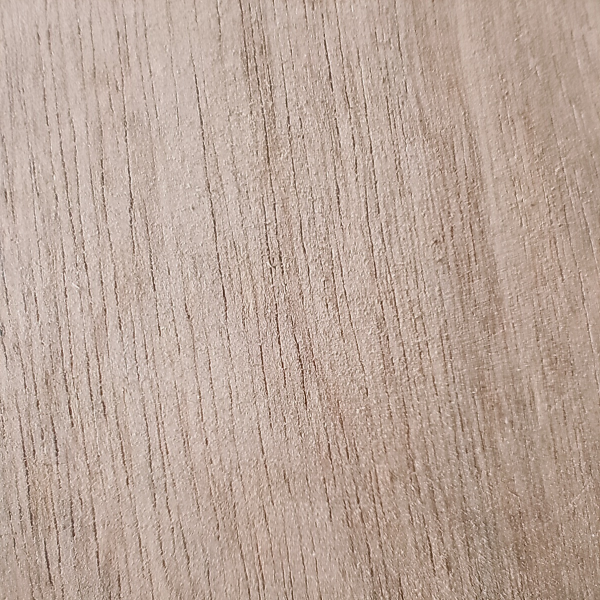
#> input picture Dataset/Nantu/nantu_train (1).jpg, 1200 x 1200 px (shown at 1/2 size); its folder holds only this picture in this run
$ jupyter execute --allow-errors Percobaan1.ipynb   (older library calls are emulated)
#> lines starting #> are read from the running program, lines starting #| are printed output that depends on the picture
# Percobaan 1

Percobaan ini bertujuan untuk melakukan klasifikasi citra serat kayu Nantu, Palapi, dan Uru menggunakan fitur tekstur Gray Level Co-occurrence Matrix (GLCM). Tahapan yang dilakukan meliputi load data, preprocessing, ekstraksi fitur, pembagian data, pelatihan model, dan evaluasi performa klasifikasi menggunakan tiga algoritma, yaitu Random Forest, Support Vector Machine (SVM), dan K-Nearest Neighbor (KNN).

Pada percobaan ini, preprocessing yang diterapkan hanya resize dan konversi grayscale tanpa tambahan filtering atau peningkatan kontras. Percobaan ini berfungsi sebagai baseline untuk membandingkan seberapa besar kontribusi tahapan preprocessing tambahan pada percobaan berikutnya terhadap efektivitas model klasifikasi.

[cell 1]
import os
import matplotlib.pyplot as plt
import cv2 as cv
import numpy as np
import pandas as pd
import math
import seaborn as sns
from tqdm import tqdm
from sklearn.model_selection import train_test_split
from sklearn.metrics import accuracy_score, classification_report
from skimage.feature import graycomatrix, graycoprops
from scipy.stats import entropy
from sklearn.preprocessing import StandardScaler
from sklearn.neighbors import KNeighborsClassifier
from sklearn.svm import SVC
from sklearn.ensemble import RandomForestClassifier
from sklearn.metrics import accuracy_score, precision_score, recall_score, f1_score
from sklearn.metrics import (confusion_matrix, ConfusionMatrixDisplay)
from sklearn.decomposition import PCA
import warnings
warnings.filterwarnings('ignore')

Percobaan ini menggunakan beberapa library Python yang saling melengkapi. **OS** digunakan untuk mengakses dan mengelola direktori file dataset. **OpenCV (cv2)** berperan dalam membaca dan memproses citra, seperti resize dan konversi grayscale. **NumPy** digunakan untuk operasi array dan komputasi numerik, sementara **Pandas** digunakan untuk menyusun dan mengelola data fitur dalam bentuk tabel. **Matplotlib** dan **Seaborn** berfungsi untuk visualisasi data seperti grafik dan heatmap confusion matrix. **Math** menyediakan fungsi matematis dasar, dan **tqdm** digunakan untuk menampilkan progress bar saat iterasi data.

Untuk ekstraksi fitur tekstur, digunakan **graycomatrix** dan **graycoprops** dari library **Scikit-image** guna menghitung matriks GLCM beserta propertinya. **Entropy** dari **SciPy** digunakan untuk menghitung nilai entropi sebagai salah satu fitur tambahan.

Pada tahap pemodelan, **train_test_split** dari **Scikit-learn** digunakan untuk membagi data menjadi data latih dan data uji. Tiga algoritma klasifikasi yang digunakan adalah **KNeighborsClassifier (KNN)**, **SVC (SVM)**, dan **RandomForestClassifier (Random Forest)**. Evaluasi model dilakukan menggunakan **accuracy_score**, **precision_score**, **recall_score**, **f1_score**, serta **confusion_matrix** dan **ConfusionMatrixDisplay** untuk visualisasi hasil klasifikasi.

## PREPROCESSING

## Load Data

Dataset terdiri dari citra serat kayu Nantu, Palapi, dan Uru yang tersimpan dalam tiga subfolder terpisah sesuai kelasnya. Program membaca setiap citra menggunakan OpenCV, lalu melakukan konversi ke grayscale dan resize ke ukuran seragam 256×256 piksel sebelum disimpan ke dalam array NumPy beserta label dan nama filenya. Folder yang tidak termasuk dalam daftar target akan dilewati secara otomatis.

Proses loading yang terstruktur ini penting untuk memastikan data yang masuk ke tahap berikutnya sudah bersih dan seragam. Ketidaksesuaian dimensi atau format citra antar kelas dapat menyebabkan ketidakkonsistenan dalam proses ekstraksi fitur, yang pada akhirnya berdampak pada performa model klasifikasi.

[cell 2]
def resize(image, new_width, new_height):
    old_height, old_width = image.shape[:2]

    resized_image = np.zeros(
        (new_height, new_width),
        dtype=np.uint8
    )

    for i in range(new_height):
        for j in range(new_width):
            x = int(j * old_width / new_width)
            y = int(i * old_height / new_height)

            resized_image[i, j] = image[y, x]

    return resized_image

[cell 3]
def grayscale(image):
    if len(image.shape) == 2:
        return image
    elif len(image.shape) == 3:
        r, g, b = image[:,:,0], image[:,:,1], image[:,:,2]
        gray_image = 0.299 * r + 0.587 * g + 0.114 * b
        return gray_image.astype(np.uint8)
    else:
        raise ValueError("Input image must be either grayscale or RGB")

[cell 4]
data = []
labels = []
file_name = []

dataset_path = "./Dataset"

target_folders = ["Nantu", "Palapi", "Uru"]

for sub_folder in os.listdir(dataset_path):
    full_path = os.path.join(dataset_path, sub_folder)

    if not os.path.isdir(full_path) or sub_folder not in target_folders:
        continue

    sub_folder_files = os.listdir(full_path)
    for i, filename in enumerate(sub_folder_files):
        img_path = os.path.join(full_path, filename)

        img = cv.imread(img_path)
#> img is the input picture: shape (1200, 1200, 3); mean B, G, R 153.9, 166, 186.6
        if img is not None:
            img = cv.cvtColor(img, cv.COLOR_BGR2GRAY)
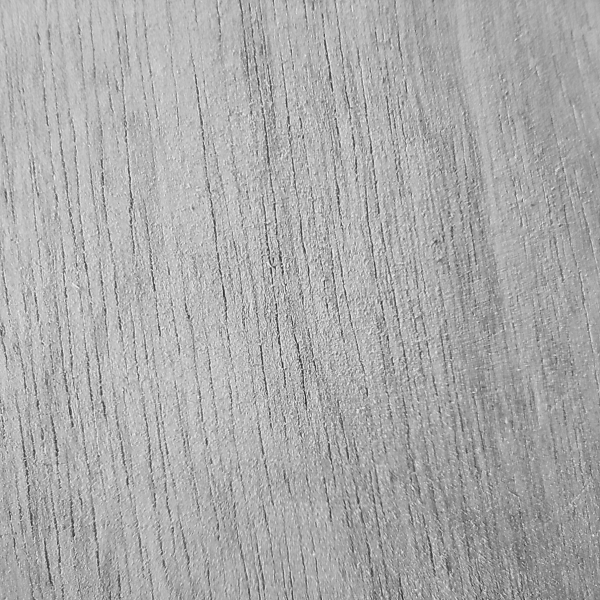
#> img: shape (1200, 1200) (shown at 1/2 size); min 21, max 245, mean 170.8
            img = resize(img, 256, 256)
#> after the loop in resize, `for i in range(new_height):`:
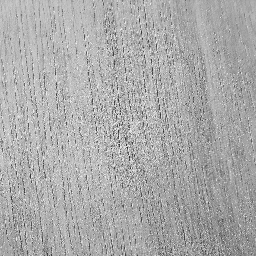
#> resized_image: shape (256, 256); min 37, max 242, mean 170.8
            img = img.astype(np.uint8)

            data.append(img)
            labels.append(sub_folder)
            file_name.append(filename)
#> pass 2 of the loop `for sub_folder in os.listdir(dataset_path):`:
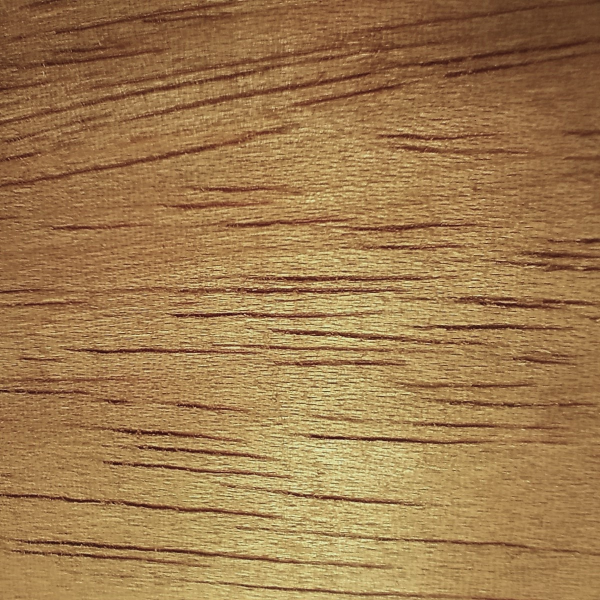
#> input picture Dataset/Palapi/palapi_train (1).jpg, 1200 x 1200 px (shown at 1/2 size)
#> img is the input picture: shape (1200, 1200, 3); mean B, G, R 78.3, 122.9, 159.4
#> `img = cv.cvtColor(img, cv.COLOR_BGR2GRAY)`:
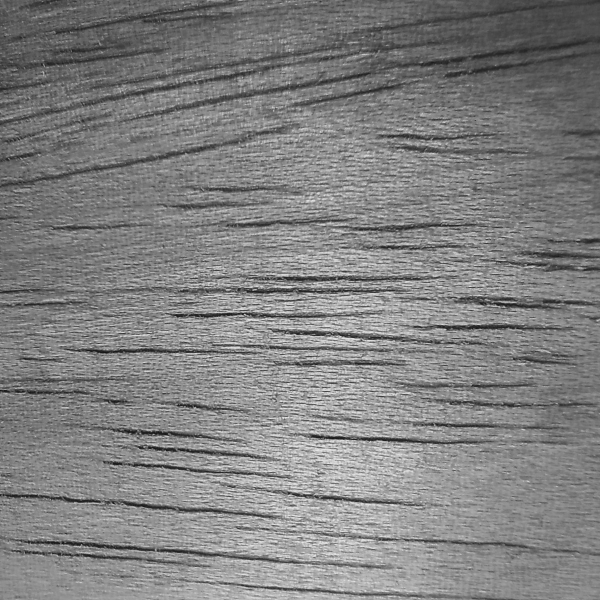
#> img: shape (1200, 1200) (shown at 1/2 size); min 15, max 236, mean 128.7
#> after the loop in resize (call 2), `for i in range(new_height):`:
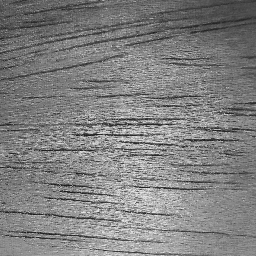
#> resized_image: shape (256, 256); min 20, max 235, mean 128.6

data = np.array(data)
labels = np.array(labels)

print(f"Total data gambar berhasil dimuat: {len(data)}")
#| Total data gambar berhasil dimuat: 2
print(f"Distribusi label: {np.unique(labels, return_counts=True)}")

[cell 5]
def percobaan1(img):
    img_resize = resize(img, 256, 256)
    img_gray = grayscale(img_resize)
    return img_gray

dataPreprocessed = [percobaan1(img) for img in data]
#> dataPreprocessed = 2 items

unique_labels = sorted(set(labels))

#> (the rest of this cell did not finish here and is left out)

## Data Augmentation

Augmentasi dilakukan untuk memperbanyak jumlah data dan menambah variasi citra tanpa perlu mengumpulkan data baru. Setiap citra asli menghasilkan tiga citra tambahan melalui tiga teknik, yaitu **flip horizontal**, **flip vertikal**, dan **Gaussian blur**. Flip horizontal dan vertikal mensimulasikan variasi orientasi serat kayu, sedangkan Gaussian blur mensimulasikan kondisi citra yang kurang tajam. Dengan demikian, setiap satu citra asli menghasilkan empat citra total, sehingga jumlah dataset meningkat empat kali lipat.

Augmentasi yang diterapkan dipilih karena relevan dengan karakteristik citra serat kayu, di mana pola tekstur kayu secara alami dapat muncul dari berbagai arah. Namun perlu diperhatikan bahwa teknik augmentasi yang terlalu seragam tetap berpotensi menghasilkan sampel yang kurang bervariasi, sehingga kontribusinya terhadap peningkatan performa model perlu diverifikasi melalui evaluasi lebih lanjut.

[cell 6]
data_augmented = []
labels_augmented = []
file_name_augmented = []

for i in range(len(data)):
    img = data[i]
    label = labels[i]
    fname = file_name[i]

    # Citra Asli
    data_augmented.append(img)
    labels_augmented.append(label)
    file_name_augmented.append(fname)

    # 1. Flip Horizontal
    img_flip_h = cv.flip(img, 1)
    data_augmented.append(img_flip_h)
    labels_augmented.append(label)
    file_name_augmented.append('flip_h_' + fname)

    # 2. Flip Vertikal
    img_flip_v = cv.flip(img, 0)
    data_augmented.append(img_flip_v)
    labels_augmented.append(label)
    file_name_augmented.append('flip_v_' + fname)

    # 3. Blur (Gaussian)
    img_blur = cv.GaussianBlur(img, (5, 5), 0)
    data_augmented.append(img_blur)
    labels_augmented.append(label)
    file_name_augmented.append('blur_' + fname)
#> this loop made 2 passes
#> (label, fname) on passes 1 to 2: ('Nantu', 'nantu_train (1).jpg'), ('Palapi', 'palapi_train (1).jpg')
#> pass 1, `img_flip_h = cv.flip(img, 1)`:
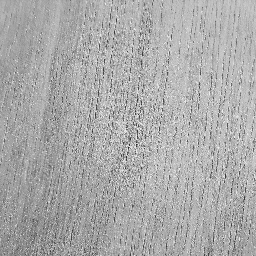
#> img_flip_h: shape (256, 256); min 37, max 242, mean 170.8
#> pass 1, `img_flip_v = cv.flip(img, 0)`:
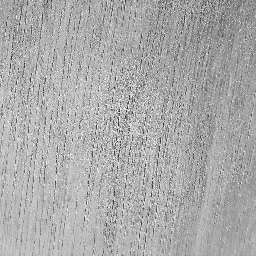
#> img_flip_v: shape (256, 256); min 37, max 242, mean 170.8
#> pass 1, `img_blur = cv.GaussianBlur(img, (5, 5), 0)`:
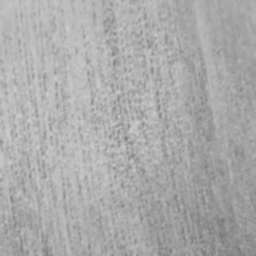
#> img_blur: shape (256, 256); min 118, max 211, mean 170.8
#> pass 2, `img_flip_h = cv.flip(img, 1)`:
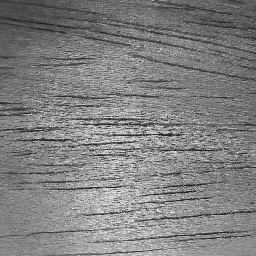
#> img_flip_h: shape (256, 256); min 20, max 235, mean 128.6
#> after the loop, data_augmented = 8 items; file_name_augmented = ['nantu_train (1).jpg', 'flip_h_nantu_train (1).jpg', 'flip_v_nantu_train (1).jpg', 'blur_nantu_train (1).jpg', 'palapi_train (1).jpg', 'flip_h_palapi_train (1).jpg', 'flip_v_palapi_train (1).jpg', 'blur_palapi_train (1).jpg']; labels_augmented = ['Nantu', 'Nantu', 'Nantu', 'Nantu', 'Palapi', 'Palapi', 'Palapi', 'Palapi']

data_augmented = np.array(data_augmented)
labels_augmented = np.array(labels_augmented)

[cell 7]
print("Data sebelum augmentasi: ", len(data))
#| Data sebelum augmentasi:  2
print("Data setelah augmentasi: ", len(data_augmented))
#| Data setelah augmentasi:  8

## Feature Extraction

Ekstraksi fitur dilakukan menggunakan Gray Level Co-occurrence Matrix (GLCM), yaitu metode yang merepresentasikan karakteristik tekstur citra berdasarkan hubungan spasial intensitas antar piksel. Matriks GLCM dihitung pada empat sudut orientasi, yaitu **0°, 45°, 90°, dan 135°**, dengan jarak piksel `distances=[1, 2, 3]` menggunakan pengaturan `symmetric=True` dan `normed=True`.

Dari setiap matriks GLCM yang dihasilkan, diekstrak tujuh fitur tekstur, yaitu **Contrast**, **Correlation**, **Energy**, **Homogeneity**, **Dissimilarity**, **ASM**, dan **Entropy**. Karena perhitungan dilakukan pada empat sudut, setiap fitur menghasilkan empat nilai berbeda sesuai orientasinya, sehingga total terdapat 28 fitur tekstur per citra.

Kelebihan GLCM terletak pada kemampuannya merepresentasikan tekstur secara kuantitatif dari berbagai arah, sehingga pola serat kayu yang memiliki orientasi berbeda tetap dapat tertangkap dengan baik. Namun, kualitas fitur yang dihasilkan sangat bergantung pada parameter yang digunakan serta kualitas preprocessing sebelumnya.

[cell 8]
def glcm(image, derajat):
    if derajat == 0:
        angles = [0]
    elif derajat == 45:
        angles = [np.pi / 4]
    elif derajat == 90:
        angles = [np.pi / 2]
    elif derajat == 135:
        angles = [3 * np.pi / 4]
    else:
        raise ValueError("Invalid angle. It should be one of the following: 0, 45, 90, 135.")

    glcm_matrix = graycomatrix(
        image,
        distances=[1, 2, 3],
        angles=angles,
        levels=256,
        symmetric=True,
        normed=True
    )

    return glcm_matrix

[cell 9]
def correlation(matriks):
    return graycoprops(matriks, 'correlation')[0, 0]

def dissimilarity(matriks):
    return graycoprops(matriks, 'dissimilarity')[0, 0]

def homogenity(matriks):
    return graycoprops(matriks, 'homogeneity')[0, 0]

def contrast(matriks):
    return graycoprops(matriks, 'contrast')[0, 0]

def ASM(matriks):
    return graycoprops(matriks, 'ASM')[0, 0]

def energy(matriks):
    return graycoprops(matriks, 'energy')[0, 0]

def entropyGlcm(matriks):
    return entropy(matriks.ravel())

[cell 10]
for i in range(len(dataPreprocessed)):
    dataPreprocessed[i] = dataPreprocessed[i].astype(np.uint8)
#> this loop made 2 passes

Derajat0 = []
Derajat45 = []
Derajat90 = []
Derajat135 = []

for i in range(len(dataPreprocessed)):
    D0 = glcm(dataPreprocessed[i], 0)
    D45 = glcm(dataPreprocessed[i], 45)
    D90 = glcm(dataPreprocessed[i], 90)
    D135 = glcm(dataPreprocessed[i], 135)
    Derajat0.append(D0)
    Derajat45.append(D45)
    Derajat90.append(D90)
    Derajat135.append(D135)
#> this loop made 2 passes
#> after the loop, Derajat0 = 2 items; Derajat135 = 2 items; Derajat45 = 2 items; Derajat90 = 2 items

print("--- Sukses membuat matriks GLCM untuk setiap sudut! ---")

[cell 11]
Kontras0, Kontras45, Kontras90, Kontras135 = [], [], [], []
dissimilarity0, dissimilarity45, dissimilarity90, dissimilarity135 = [], [], [], []
homogenity0, homogenity45, homogenity90, homogenity135 = [], [], [], []
entropy0, entropy45, entropy90, entropy135 = [], [], [], []
ASM0, ASM45, ASM90, ASM135 = [], [], [], []
energy0, energy45, energy90, energy135 = [], [], [], []
correlation0, correlation45, correlation90, correlation135 = [], [], [], []

for i in range(len(dataPreprocessed)):
    correlation0.append(correlation(Derajat0[i]))
    correlation45.append(correlation(Derajat45[i]))
    correlation90.append(correlation(Derajat90[i]))
    correlation135.append(correlation(Derajat135[i]))
#> after the loop, correlation0 = [0.0919, 0.81]; correlation135 = [0.145, 0.393]; correlation45 = [0.121, 0.397]; correlation90 = [0.483, 0.395]

for i in range(len(dataPreprocessed)):
    Kontras0.append(contrast(Derajat0[i]))
    Kontras45.append(contrast(Derajat45[i]))
    Kontras90.append(contrast(Derajat90[i]))
    Kontras135.append(contrast(Derajat135[i]))
#> after the loop, Kontras0 = [1267.1, 487.5]; Kontras135 = [1193.7, 1556.8]; Kontras45 = [1226.2, 1546.2]; Kontras90 = [720.2, 1551.4]

for i in range(len(dataPreprocessed)):
    dissimilarity0.append(dissimilarity(Derajat0[i]))
    dissimilarity45.append(dissimilarity(Derajat45[i]))
    dissimilarity90.append(dissimilarity(Derajat90[i]))
    dissimilarity135.append(dissimilarity(Derajat135[i]))
#> after the loop, dissimilarity0 = [25.14, 15.78]; dissimilarity135 = [24.58, 28.63]; dissimilarity45 = [24.65, 28.72]; dissimilarity90 = [18.86, 28.51]

for i in range(len(dataPreprocessed)):
    homogenity0.append(homogenity(Derajat0[i]))
    homogenity45.append(homogenity(Derajat45[i]))
    homogenity90.append(homogenity(Derajat90[i]))
    homogenity135.append(homogenity(Derajat135[i]))
#> after the loop, homogenity0 = [0.0561, 0.082]; homogenity135 = [0.0552, 0.0464]; homogenity45 = [0.0571, 0.0455]; homogenity90 = [0.0743, 0.0473]

for i in range(len(dataPreprocessed)):
    entropy0.append(entropyGlcm(Derajat0[i]))
    entropy45.append(entropyGlcm(Derajat45[i]))
    entropy90.append(entropyGlcm(Derajat90[i]))
    entropy135.append(entropyGlcm(Derajat135[i]))
#> after the loop, entropy0 = [10.21, 10.49]; entropy135 = [10.2, 10.78]; entropy45 = [10.2, 10.79]; entropy90 = [10.11, 10.79]

for i in range(len(dataPreprocessed)):
    ASM0.append(ASM(Derajat0[i]))
    ASM45.append(ASM(Derajat45[i]))
    ASM90.append(ASM(Derajat90[i]))
    ASM135.append(ASM(Derajat135[i]))
#> after the loop, ASM0 = [0.000181, 0.000142]; ASM135 = [0.000179, 9.06e-05]; ASM45 = [0.000182, 9e-05]; ASM90 = [0.000219, 9.21e-05]

for i in range(len(dataPreprocessed)):
    energy0.append(energy(Derajat0[i]))
    energy45.append(energy(Derajat45[i]))
    energy90.append(energy(Derajat90[i]))
    energy135.append(energy(Derajat135[i]))
#> after the loop, energy0 = [0.0135, 0.0119]; energy135 = [0.0134, 0.00952]; energy45 = [0.0135, 0.00948]; energy90 = [0.0148, 0.0096]

print("--- Ekstraksi fitur GLCM selesai untuk seluruh data! ---")

[cell 12]
dataTable = {'Filename': file_name, 'Label': labels,
        'Contrast0': Kontras0, 'Contrast45': Kontras45, 'Contrast90': Kontras90, 'Contrast135': Kontras135,
        'Homogeneity0': homogenity0, 'Homogeneity45': homogenity45, 'Homogeneity90': homogenity90, 'Homogeneity135': homogenity135,
        'Dissimilarity0': dissimilarity0, 'Dissimilarity45': dissimilarity45, 'Dissimilarity90': dissimilarity90, 'Dissimilarity135': dissimilarity135,
        'Entropy0': entropy0, 'Entropy45': entropy45, 'Entropy90': entropy90, 'Entropy135': entropy135,
        'ASM0': ASM0, 'ASM45': ASM45, 'ASM90': ASM90, 'ASM135': ASM135,
        'Energy0': energy0, 'Energy45': energy45, 'Energy90': energy90, 'Energy135': energy135,
        'Correlation0': correlation0, 'Correlation45': correlation45, 'Correlation90': correlation90, 'Correlation135': correlation135,
        }
df = pd.DataFrame(dataTable)
#> df = table of 2 rows and 30 columns
df.to_csv('hasil_ekstraksi_percobaan1.csv', index=False)

hasilEkstrak = pd.read_csv('hasil_ekstraksi_percobaan1.csv')
#> (reads hasil_ekstraksi_percobaan1.csv from the repository)
hasilEkstrak

## Feature Selection

Seleksi fitur dilakukan untuk menghilangkan fitur-fitur yang redundan, yaitu fitur yang memiliki korelasi terlalu tinggi satu sama lain sehingga dianggap membawa informasi yang serupa. Proses ini menggunakan metode **correlation-based feature selection** dengan threshold sebesar **0.90**, artinya apabila dua fitur memiliki nilai korelasi absolut ≥ 0.90, maka salah satu fitur akan dihapus dari dataset.

Hasil seleksi kemudian divisualisasikan menggunakan **heatmap korelasi** untuk memastikan bahwa fitur-fitur yang tersisa memiliki tingkat korelasi yang lebih rendah antar satu sama lain. Proses ini penting karena fitur yang terlalu berkorelasi dapat menyebabkan model menjadi tidak stabil dan memperlambat proses pelatihan tanpa memberikan tambahan informasi yang berarti.

[cell 13]
correlation_matrix = hasilEkstrak.drop(columns=['Label','Filename']).corr()

threshold = 0.90
columns = np.full((correlation_matrix.shape[0],), True, dtype=bool)
for i in range(correlation_matrix.shape[0]):
    for j in range(i+1, correlation_matrix.shape[0]):
        if correlation_matrix.iloc[i,j] >= threshold:
            if columns[j]:
                columns[j] = False

select = hasilEkstrak.drop(columns=['Label','Filename']).columns[columns]
x_new = hasilEkstrak[select]
y = hasilEkstrak['Label']

print(f"Jumlah fitur sebelum seleksi: {correlation_matrix.shape[0]}")
print(f"Jumlah fitur setelah seleksi: {x_new.shape[1]}")

plt.figure(figsize=(17,17))
sns.heatmap(x_new.corr(), annot=True, cmap='Blues', fmt=".2f")
plt.title('Heatmap Korelasi Fitur Setelah Seleksi')
plt.show()
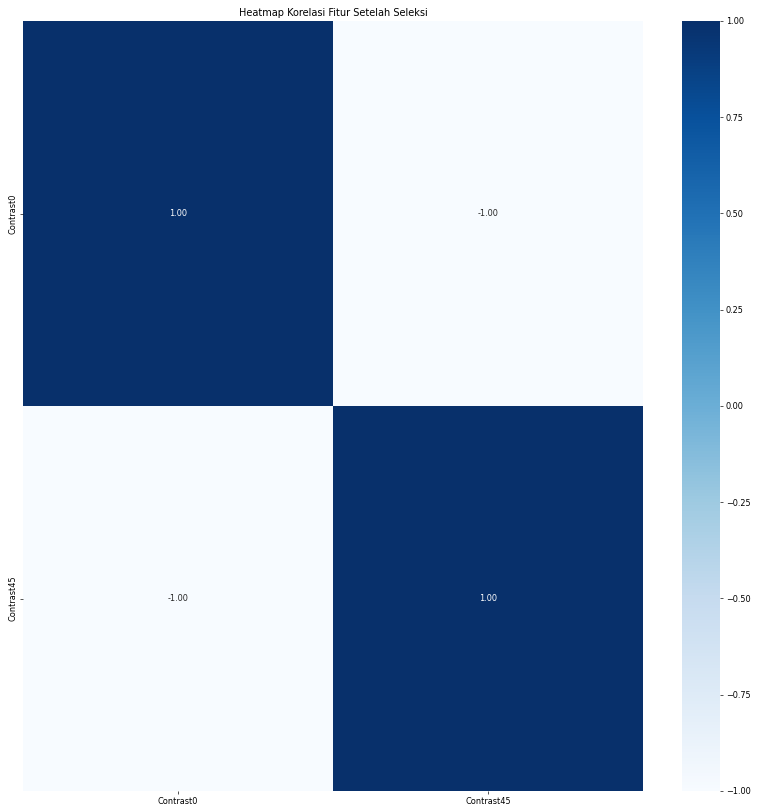
#> figure drawn by matplotlib, 2 panels
